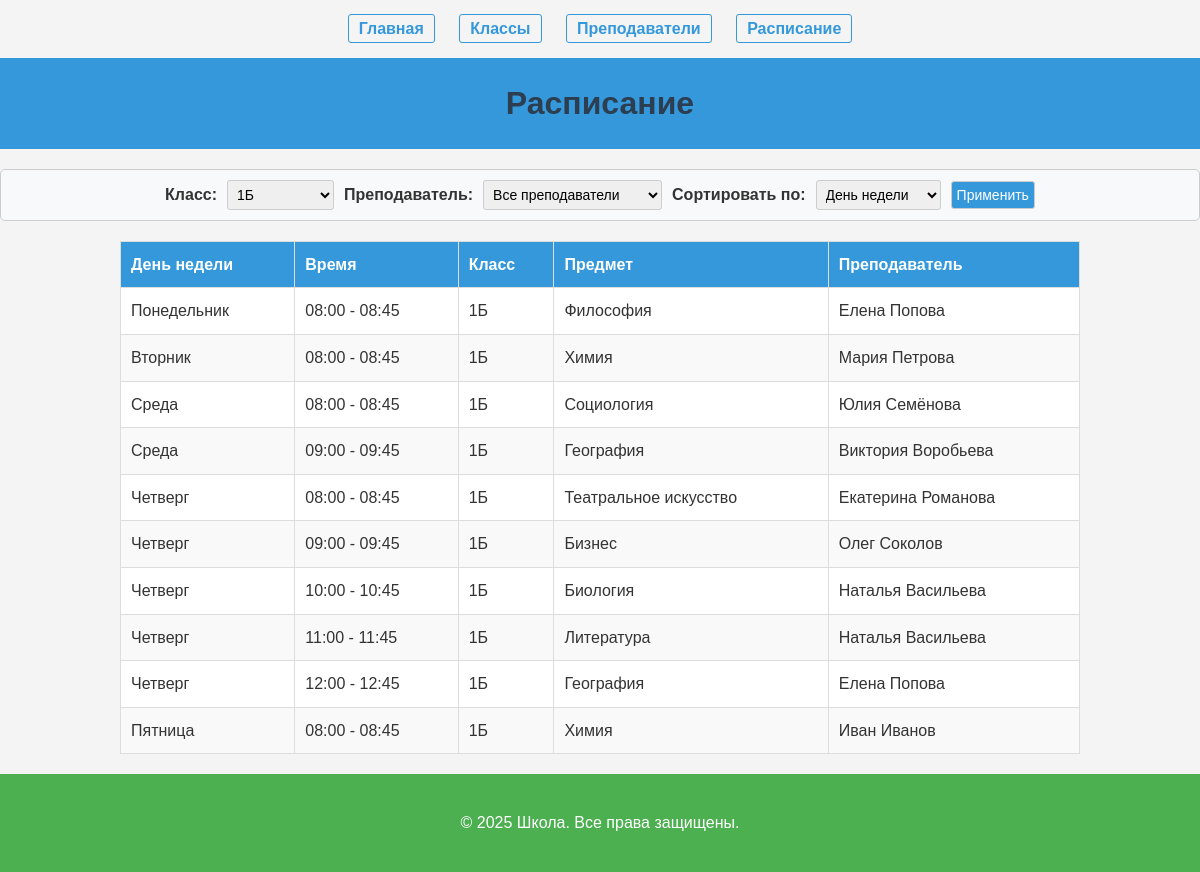
Screenshot of /pages/schedule.php?class_id=2 with the database file from the repository.
### tables this page shows
CREATE TABLE IF NOT EXISTS schedule (
    schedule_id INT AUTO_INCREMENT PRIMARY KEY,
    class_id INT NOT NULL,
    teacher_id INT NOT NULL,
    subject_id INT NOT NULL,
    day_of_week VARCHAR(40) NOT NULL,
    start_time TIME NOT NULL,
    end_time TIME NOT NULL,
    FOREIGN KEY (class_id) REFERENCES classrooms(class_id),
    FOREIGN KEY (teacher_id) REFERENCES teachers(teacher_id),
    FOREIGN KEY (subject_id) REFERENCES subjects(subject_id)
);

CREATE TABLE IF NOT EXISTS classrooms (
    class_id INT AUTO_INCREMENT PRIMARY KEY,
    class_name VARCHAR(50) NOT NULL,
    description TEXT
);

CREATE TABLE IF NOT EXISTS subjects (
    subject_id INT AUTO_INCREMENT PRIMARY KEY,
    subject_name VARCHAR(100) NOT NULL
);

CREATE TABLE IF NOT EXISTS teachers (
    teacher_id INT AUTO_INCREMENT PRIMARY KEY,
    first_name VARCHAR(100) NOT NULL,
    last_name VARCHAR(100) NOT NULL,
    email VARCHAR(100) UNIQUE NOT NULL
);

### classes/Classroom.php (called while the page is built, shortened)
<?php
class Classroom {
    private ?PDO $db;
    public function __construct($pdo) {
        $this->db = $pdo;
    }
    public function getClassrooms() {
        $sql = "SELECT * FROM classrooms";
        $stmt = $this->db->query($sql);
        return $stmt->fetchAll(PDO::FETCH_ASSOC);
    }
}

### classes/Schedule.php (called while the page is built, shortened)
<?php
class Schedule {
    private ?PDO $db;
    public function __construct($pdo) {
        $this->db = $pdo;
    }
    public function getScheduleByFilter($filters) {
        $conditions = [];
        $params = [];
        if (!empty($filters['class_id'])) {
            $conditions[] = "s.class_id = :class_id";
            $params['class_id'] = $filters['class_id'];
        }
        $whereClause = count($conditions) > 0 ? "WHERE " . implode(" AND ", $conditions) : "";
        $allowedSortFields = ['day_of_week', 'start_time', 'class_name'];
        $sortBy = in_array($filters['sort_by'] ?? '', $allowedSortFields) ? $filters['sort_by'] : 'day_of_week';
        if ($sortBy === 'day_of_week') {
            $orderClause = "
            ORDER BY
                CASE s.day_of_week
                    WHEN 'Понедельник' THEN 1
                    WHEN 'Вторник' THEN 2
                    WHEN 'Среда' THEN 3
                    WHEN 'Четверг' THEN 4
                    WHEN 'Пятница' THEN 5
                END,
                s.start_time";
        } else {
            $orderClause = "ORDER BY $sortBy";
        }
        $sql = "
            SELECT
                s.schedule_id,
                s.day_of_week AS day_of_week,
                DATE_FORMAT(s.start_time, '%H:%i') AS start_time,
                DATE_FORMAT(s.end_time, '%H:%i') AS end_time,
                c.class_name AS class_name,
                t.first_name AS first_name,
                t.last_name AS last_name,
                sub.subject_name AS subject_name
            FROM
                schedule s
            INNER JOIN
                classrooms c ON s.class_id = c.class_id
            INNER JOIN
                teachers t ON s.teacher_id = t.teacher_id
            INNER JOIN
                subjects sub ON s.subject_id = sub.subject_id
            $whereClause
            $orderClause
        ";
        $stmt = $this->db->prepare($sql);
        $stmt->execute($params);
        return $stmt->fetchAll(PDO::FETCH_ASSOC);
    }
}

### pages/schedule.php (the view, shortened to what this page needs)
<?php
include_once($_SERVER['DOCUMENT_ROOT'] . '/classes/Schedule.php');
include_once($_SERVER['DOCUMENT_ROOT'] . '/classes/Classroom.php');
include_once($_SERVER['DOCUMENT_ROOT'] . '/includes/header.php');
include_once($_SERVER['DOCUMENT_ROOT'] . '/config/database.php');
$schedule = new Schedule($pdo);
$classroom = new Classroom($pdo);
$classrooms = $classroom->getClassrooms();
$filters = [
    'class_id' => $_GET['class_id'] ?? null,
    'teacher_id' => $_GET['teacher_id'] ?? null,
    'sort_by' => $_GET['sort_by'] ?? 'day_of_week',
];
$schedule_items = $schedule->getScheduleByFilter($filters);
?>
<h1>Расписание</h1>
<div class="filters">
    <form method="GET" action="">
        <label for="class_id">Класс:</label>
        <select name="class_id" id="class_id">
            <?php foreach ($classrooms as $class): ?>
                <option value="<?php echo $class['class_id']; ?>"
                    <?php echo isset($filters['class_id']) && $filters['class_id'] == $class['class_id'] ? 'selected' : ''; ?>>
                    <?php echo htmlspecialchars($class['class_name']); ?>
                </option>
            <?php endforeach; ?>
        </select>
        <label for="teacher_id">Преподаватель:</label>
        <select name="teacher_id" id="teacher_id">
            <option value="">Все преподаватели</option>
        </select>
        <label for="sort_by">Сортировать по:</label>
        <select name="sort_by" id="sort_by">
            <option value="day_of_week" <?php echo $filters['sort_by'] == 'day_of_week' ? 'selected' : ''; ?>>День недели</option>
        </select>
        <button type="submit">Применить</button>
    </form>
</div>
<table>
    <thead>
    <tr>
        <th>День недели</th>
        <th>Время</th>
        <th>Класс</th>
        <th>Предмет</th>
        <th>Преподаватель</th>
    </tr>
    </thead>
    <tbody>
    <?php if (empty($schedule_items)): ?>
        <tr>
            <td colspan="5">Нет данных для отображения</td>
        </tr>
    <?php else: ?>
        <?php foreach ($schedule_items as $item): ?>
            <tr>
                <td><?php echo htmlspecialchars($item['day_of_week']); ?></td>
                <td><?php echo htmlspecialchars($item['start_time'] . " - " . $item['end_time']); ?></td>
                <td><?php echo htmlspecialchars($item['class_name']); ?></td>
                <td><?php echo htmlspecialchars($item['subject_name']); ?></td>
                <td><?php echo htmlspecialchars($item['first_name'] . " " . $item['last_name']); ?></td>
            </tr>
        <?php endforeach; ?>
    <?php endif; ?>
    </tbody>
</table>
<?php
include_once($_SERVER['DOCUMENT_ROOT'] . '/includes/footer.php');
?>

### assets/style.css (style rules this page uses)
html, body { font-family: Arial, sans-serif; line-height: 1.6; margin: 0; padding: 0; background-color: #f4f4f4; color: #333; height: 100%; display: flex; flex-direction: column; }
h1 { text-align: center; color: #2c3e50; padding: 20px; background-color: #3498db; margin: 0; }
.filters { display: flex; justify-content: center; gap: 20px; margin: 20px 0; padding: 10px; background-color: #f8f9fa; border: 1px solid #ccc; border-radius: 5px; }
.filters form { display: flex; align-items: center; gap: 10px; }
.filters label { font-weight: bold; }
.filters select, .filters button { padding: 5px; font-size: 14px; border: 1px solid #ccc; border-radius: 3px; }
table { width: 80%; margin: 20px auto; border-collapse: collapse; background-color: white; }
th, td { padding: 10px; text-align: left; border: 1px solid #ddd; }
th { background-color: #3498db; color: white; }
tr:nth-child(even) { background-color: #f9f9f9; }
button { background-color: #3498db; color: white; border: none; padding: 10px 20px; cursor: pointer; border-radius: 3px; font-size: 16px; }

### rows the page displays
schedule: day_of_week "Понедельник", end_time "08:00 - 08:45", class.class_name "1Б", subject.subject_name "Философия", teacher.last_name "Елена Попова"
schedule: day_of_week "Вторник", end_time "08:00 - 08:45", class.class_name "1Б", subject.subject_name "Химия", teacher.last_name "Мария Петрова"
schedule: day_of_week "Среда", end_time "08:00 - 08:45", class.class_name "1Б", subject.subject_name "Социология", teacher.last_name "Юлия Семёнова"
schedule: day_of_week "Среда", end_time "09:00 - 09:45", class.class_name "1Б", subject.subject_name "География", teacher.last_name "Виктория Воробьева"
schedule: day_of_week "Четверг", end_time "08:00 - 08:45", class.class_name "1Б", subject.subject_name "Театральное искусство", teacher.last_name "Екатерина Романова"
schedule: day_of_week "Четверг", end_time "09:00 - 09:45", class.class_name "1Б", subject.subject_name "Бизнес", teacher.last_name "Олег Соколов"
schedule: day_of_week "Четверг", end_time "10:00 - 10:45", class.class_name "1Б", subject.subject_name "Биология", teacher.last_name "Наталья Васильева"
schedule: day_of_week "Четверг", end_time "11:00 - 11:45", class.class_name "1Б", subject.subject_name "Литература", teacher.last_name "Наталья Васильева"
schedule: day_of_week "Четверг", end_time "12:00 - 12:45", class.class_name "1Б", subject.subject_name "География", teacher.last_name "Елена Попова"
schedule: day_of_week "Пятница", end_time "08:00 - 08:45", class.class_name "1Б", subject.subject_name "Химия", teacher.last_name "Иван Иванов"

### other values shown
form field class_id "1Б"
